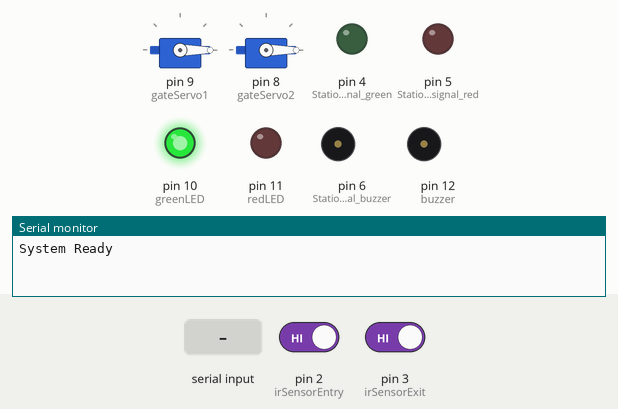
This sketch was run on a simulated Arduino Uno, built with avr-gcc and run on an emulated ATmega328P. Parts: 2 × servo, output pins drawn as LEDs (lit = HIGH), buzzer (waves = sounding, pin HIGH), the last lines printed to the serial monitor. The inputs (shaded band) are chosen by the test bench; at power-on: pin 2 (irSensorEntry) HIGH, pin 3 (irSensorExit) HIGH.

Above: at 1.2 s.
1.3 s: pin 2 (irSensorEntry) driven LOW
At 2.6 s:
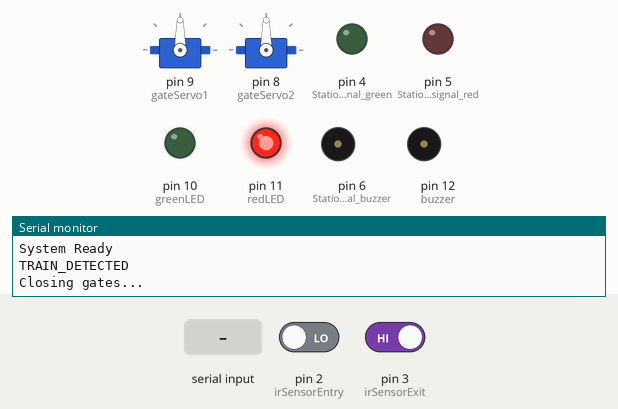
4.3 s: pin 3 (irSensorExit) driven LOW
At 5.3 s:
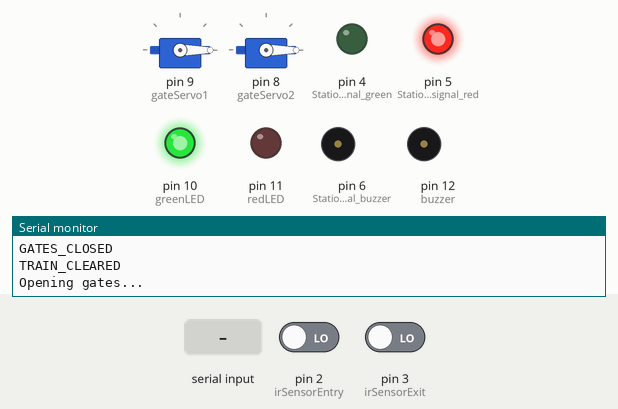
7.3 s: "SUCCESS\n" received over Serial
At 10.1 s:
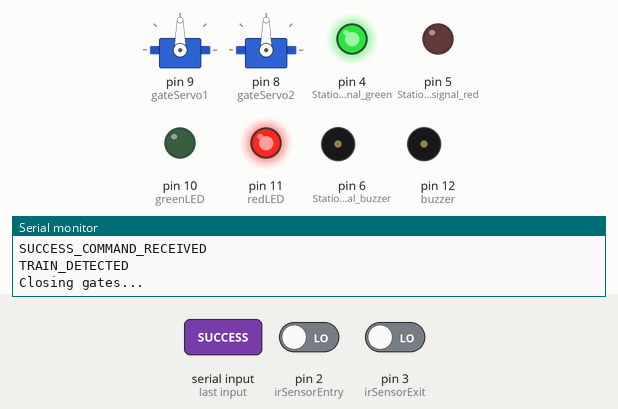
10.3 s: "OPEN\n" received over Serial
At 12.6 s:
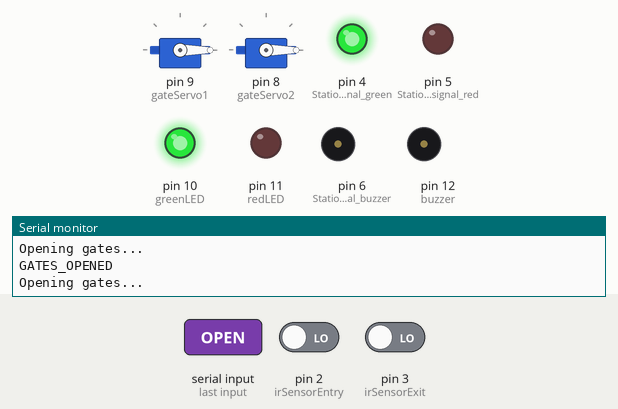
13.3 s: "CLOSE\n" received over Serial
At 14.9 s:
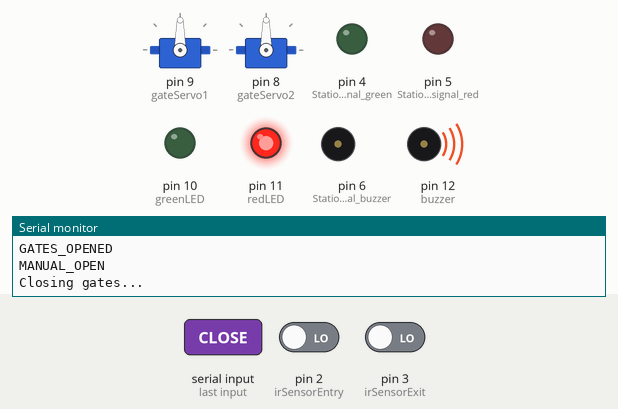
16.3 s: "SUCCESS\n" received over Serial
At 18.1 s:
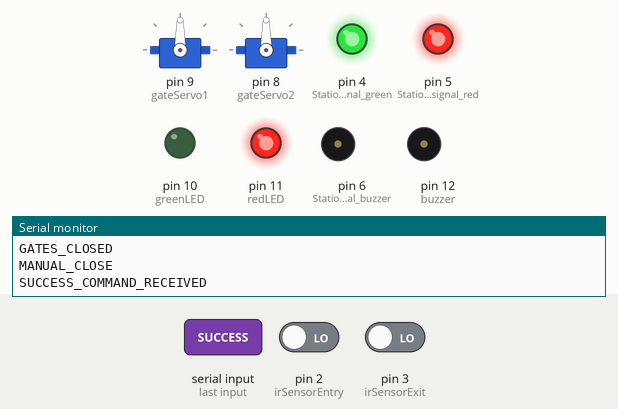
Timing chart, 0 to 20.3 s (numbered marks = the images above; inputs shaded):
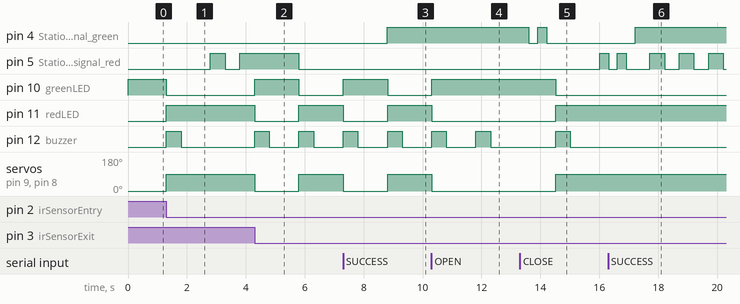

The sketch:

ABC.ino
```cpp
#include <Servo.h>

Servo gateServo1;
Servo gateServo2;

// Define pins
const int irSensorEntry = 2;
const int irSensorExit = 3;
const int redLED = 11;
const int greenLED = 10;
const int buzzer = 12;
const int Station_signal_green = 4;
const int Station_signal_red = 5;
const int Station_signal_buzzer = 6;

const int gateOpenPos = 0;
const int gateClosedPos = 90;

bool trainDetected = false;
bool automaticMode = true;
bool redBlinking = false;

unsigned long previousMillis = 0;
const long blinkInterval = 500; // Interval for blinking in milliseconds
bool ledState = LOW;

void setup() {
  gateServo1.attach(9);
  gateServo2.attach(8);
  gateServo1.write(gateOpenPos);
  gateServo2.write(gateOpenPos);

  pinMode(irSensorEntry, INPUT);
  pinMode(irSensorExit, INPUT);
  pinMode(redLED, OUTPUT);
  pinMode(greenLED, OUTPUT);
  pinMode(buzzer, OUTPUT);
  pinMode(Station_signal_green, OUTPUT);
  pinMode(Station_signal_red, OUTPUT);
  pinMode(Station_signal_buzzer, OUTPUT);

  digitalWrite(greenLED, HIGH);
  digitalWrite(redLED, LOW);
  digitalWrite(buzzer, LOW);
  digitalWrite(Station_signal_buzzer, LOW);

  Serial.begin(9600);
  Serial.println("System Ready");
}

void loop() {
  checkSerialCommand();


  if (automaticMode) {
    int entrySensorState = digitalRead(irSensorEntry);
    int exitSensorState = digitalRead(irSensorExit);

    if (entrySensorState == LOW && !trainDetected) {
      trainDetected = true;
      Serial.println("TRAIN_DETECTED");
      closeGates();
    }

    if (exitSensorState == LOW && trainDetected) {
      trainDetected = false;
      Serial.println("TRAIN_CLEARED");
      openGates();
    }
  }

  // Handle red light blinking
  if (redBlinking) {
    blinkRedNonBlocking();
  }
}

void closeGates() {
  Serial.println("Closing gates...");
  gateServo1.write(gateClosedPos);
  gateServo2.write(gateClosedPos);
  digitalWrite(greenLED, LOW);
  digitalWrite(redLED, HIGH);
  soundBuzzer();
  delay(1000);
  Serial.println("GATES_CLOSED");

  // Start blinking red light
  redBlinking = true;
}

void openGates() {
  Serial.println("Opening gates...");
  gateServo1.write(gateOpenPos);
  gateServo2.write(gateOpenPos);
  digitalWrite(redLED, LOW);
  digitalWrite(greenLED, HIGH);
  soundBuzzer();
  delay(1000);
  Serial.println("GATES_OPENED");

  // Stop blinking red light
  redBlinking = false;
  digitalWrite(Station_signal_red, LOW);
}

void checkSerialCommand() {
  if (Serial.available() > 0) {
    String command = Serial.readStringUntil('\n');
    command.trim();

    if (command == "CLOSE") {
      automaticMode = false;
      closeGates();
      blinkRedTwice();
      Serial.println("MANUAL_CLOSE");
    } else if (command == "OPEN") {
      automaticMode = false;
      openGates();
      blinkGreenTwice();
      Serial.println("MANUAL_OPEN");
    } else if (command == "SUCCESS") {
      digitalWrite(Station_signal_green, HIGH);
      digitalWrite(Station_signal_red, LOW);
      digitalWrite(Station_signal_buzzer, LOW);
      Serial.println("SUCCESS_COMMAND_RECEIVED");
    } else if (command == "FAILURE") {
      closeGates();
      Serial.println("FAILURE_COMMAND_RECEIVED");
      automaticMode = true; // Override to automatic mode
      Serial.println("SWITCHED_TO_AUTOMATIC_MODE");
    } else {
      Serial.println("INVALID_COMMAND");
    }
  }
}

void soundBuzzer() {
  digitalWrite(buzzer, HIGH);
  delay(500);
  digitalWrite(buzzer, LOW);
}

void blinkGreenTwice() {
  for (int i = 0; i < 2; i++) {
    digitalWrite(Station_signal_green, HIGH);
    delay(300);
    digitalWrite(Station_signal_green, LOW);
    delay(300);
  }
}

void blinkRedTwice() {
  for (int i = 0; i < 2; i++) {
    digitalWrite(Station_signal_red, HIGH);
    delay(300);
    digitalWrite(Station_signal_red, LOW);
    delay(300);
  }
}

void blinkRedNonBlocking() {
  unsigned long currentMillis = millis();
  if (currentMillis - previousMillis >= blinkInterval) {
    previousMillis = currentMillis;
    ledState = !ledState;
    digitalWrite(Station_signal_red, ledState);
  }
}
```

Measured:
- after the input at 1.3 s, pin 5 (Station_signal_red): LOW → HIGH after 1.5 s, → LOW 0.50 s later, → HIGH 0.50 s later; pin 10 (greenLED): HIGH → LOW at once; pin 11 (redLED): LOW → HIGH at once; pin 12 (buzzer): LOW → HIGH at once, → LOW 0.50 s later; servo on pin 9 (gateServo1), servo on pin 8 (gateServo2): 0° → 90° at once
- after the input at 4.3 s, pin 10 (greenLED): LOW → HIGH at once, → LOW 1.5 s later; pin 11 (redLED): HIGH → LOW at once, → HIGH 1.5 s later; pin 12 (buzzer): alternates HIGH for 0.50 s and LOW for 1.0 s, starting at once; servo on pin 9 (gateServo1), servo on pin 8 (gateServo2): 90° → 0° at once, → 90° 1.5 s later
- after the input at 7.3 s, pin 4 (Station_signal_green): LOW → HIGH after 1.5 s
- after the input at 10.3 s, pin 10 (greenLED): goes on until 10.3 s, then stays HIGH; pin 11 (redLED): goes on until 10.3 s, then stays LOW; servo on pin 9 (gateServo1), servo on pin 8 (gateServo2): goes on until 10.3 s, then stays 0°
- after the input at 13.3 s, pin 5 (Station_signal_red): LOW → HIGH after 2.7 s; pin 10 (greenLED): HIGH → LOW after 1.2 s; pin 11 (redLED): LOW → HIGH after 1.2 s; pin 12 (buzzer): LOW → HIGH after 1.2 s, → LOW 0.50 s later; servo on pin 9 (gateServo1), servo on pin 8 (gateServo2): 0° → 90° after 1.2 s
- after the input at 16.3 s, pin 4 (Station_signal_green): LOW → HIGH after 0.91 s
